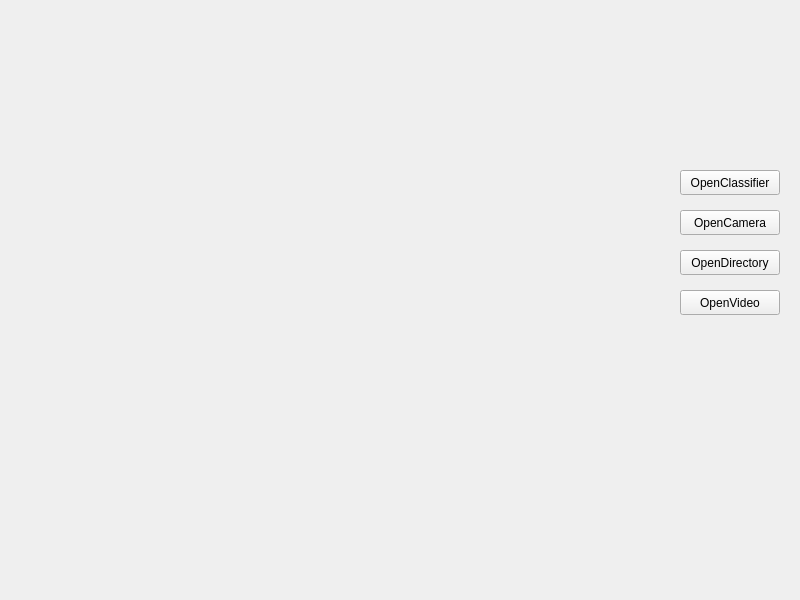
<?xml version="1.0" encoding="UTF-8"?>
<ui version="4.0">
 <class>MainWindow</class>
 <widget class="QWidget" name="MainWindow">
  <property name="geometry">
   <rect>
    <x>0</x>
    <y>0</y>
    <width>800</width>
    <height>600</height>
   </rect>
  </property>
  <property name="windowTitle">
   <string>ObjectDetect</string>
  </property>
  <widget class="QPushButton" name="openCameraButton">
   <property name="geometry">
    <rect>
     <x>680</x>
     <y>210</y>
     <width>100</width>
     <height>25</height>
    </rect>
   </property>
   <property name="text">
    <string>OpenCamera</string>
   </property>
  </widget>
  <widget class="QLabel" name="imageLabel">
   <property name="geometry">
    <rect>
     <x>0</x>
     <y>0</y>
     <width>640</width>
     <height>480</height>
    </rect>
   </property>
   <property name="text">
    <string/>
   </property>
  </widget>
  <widget class="QPushButton" name="openDirectoryButton">
   <property name="geometry">
    <rect>
     <x>680</x>
     <y>250</y>
     <width>100</width>
     <height>25</height>
    </rect>
   </property>
   <property name="text">
    <string>OpenDirectory</string>
   </property>
  </widget>
  <widget class="QPushButton" name="openVideoButton">
   <property name="geometry">
    <rect>
     <x>680</x>
     <y>290</y>
     <width>100</width>
     <height>25</height>
    </rect>
   </property>
   <property name="text">
    <string>OpenVideo</string>
   </property>
  </widget>
  <widget class="QPushButton" name="openClassfilerButton">
   <property name="geometry">
    <rect>
     <x>680</x>
     <y>170</y>
     <width>100</width>
     <height>25</height>
    </rect>
   </property>
   <property name="text">
    <string>OpenClassifier</string>
   </property>
  </widget>
 </widget>
 <resources/>
 <connections/>
</ui>
